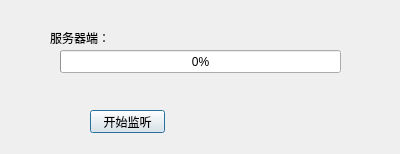
<?xml version="1.0" encoding="UTF-8"?>
<ui version="4.0">
 <class>Server</class>
 <widget class="QDialog" name="Server">
  <property name="geometry">
   <rect>
    <x>0</x>
    <y>0</y>
    <width>400</width>
    <height>154</height>
   </rect>
  </property>
  <property name="windowTitle">
   <string>Server</string>
  </property>
  <widget class="QLabel" name="serverStatusLabel">
   <property name="geometry">
    <rect>
     <x>50</x>
     <y>30</y>
     <width>321</width>
     <height>16</height>
    </rect>
   </property>
   <property name="text">
    <string>服务器端：</string>
   </property>
  </widget>
  <widget class="QPushButton" name="startButton">
   <property name="geometry">
    <rect>
     <x>90</x>
     <y>110</y>
     <width>75</width>
     <height>23</height>
    </rect>
   </property>
   <property name="text">
    <string>开始监听</string>
   </property>
  </widget>
  <widget class="QProgressBar" name="serverProgressBar">
   <property name="geometry">
    <rect>
     <x>60</x>
     <y>50</y>
     <width>281</width>
     <height>23</height>
    </rect>
   </property>
   <property name="value">
    <number>0</number>
   </property>
  </widget>
 </widget>
 <layoutdefault spacing="6" margin="11"/>
 <resources/>
 <connections/>
</ui>
